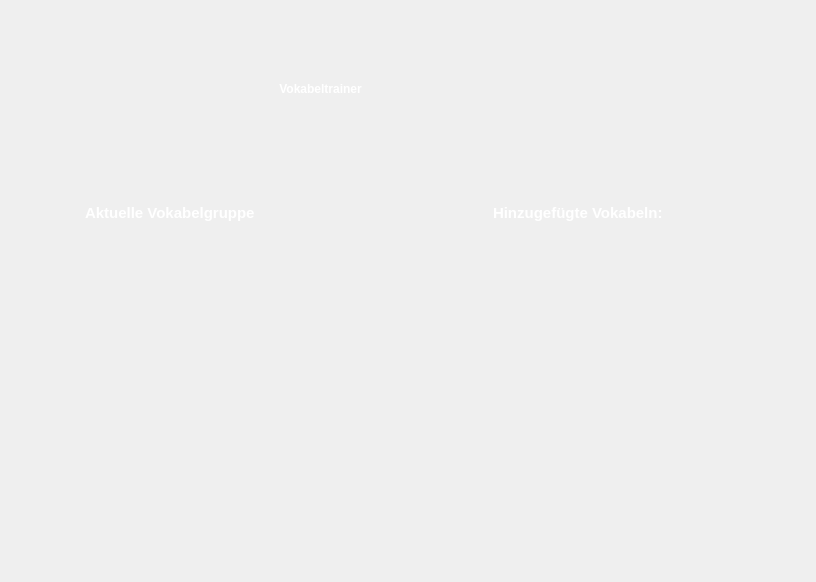
     <widget class="QWidget" name="begin_2">
      <property name="maximumSize">
       <size>
        <width>816</width>
        <height>582</height>
       </size>
      </property>
      <widget class="QWidget" name="workspace" native="true">
       <property name="geometry">
        <rect>
         <x>0</x>
         <y>-10</y>
         <width>814</width>
         <height>260</height>
        </rect>
       </property>
       <layout class="QVBoxLayout" name="verticalLayout_2">
        <item>
         <widget class="QWidget" name="placerTitle" native="true">
          <property name="styleSheet">
           <string notr="true">min-height: 180px;
max-height: 180px;</string>
          </property>
          <layout class="QHBoxLayout" name="horizontalLayout_2">
           <item>
            <widget class="QWidget" name="ph2" native="true"/>
           </item>
           <item>
            <widget class="QLabel" name="voctitle">
             <property name="styleSheet">
              <string notr="true">#voctitle{
color: white;
font: 100px &quot;MS Shell Dlg 2&quot;;
font: bold;
text-align:center;
}</string>
             </property>
             <property name="text">
              <string> Vokabeltrainer </string>
             </property>
            </widget>
           </item>
           <item>
            <widget class="QWidget" name="ph3" native="true"/>
           </item>
          </layout>
         </widget>
        </item>
        <item>
         <widget class="QWidget" name="text" native="true">
          <property name="styleSheet">
           <string notr="true"/>
          </property>
          <layout class="QVBoxLayout" name="verticalLayout_4">
           <item>
            <widget class="QWidget" name="actual" native="true">
             <property name="styleSheet">
              <string notr="true"/>
             </property>
             <layout class="QHBoxLayout" name="horizontalLayout_5">
              <item>
               <widget class="QWidget" name="ph6" native="true"/>
              </item>
              <item>
               <widget class="QLabel" name="textGroupforsum">
                <property name="styleSheet">
                 <string notr="true">max-width: 170px;
min-width: 170px;
color: white;
font: 15px;
font-weight: bold;</string>
                </property>
                <property name="text">
                 <string>Aktuelle Vokabelgruppe:</string>
                </property>
               </widget>
              </item>
              <item>
               <widget class="QLabel" name="groupforsum">
                <property name="styleSheet">
                 <string notr="true">color: white;
font: 15px;
font-weight: bold;
max-width: 200px;
min-width: 200px;</string>
                </property>
                <property name="text">
                 <string/>
                </property>
               </widget>
              </item>
              <item>
               <widget class="QWidget" name="ph8" native="true">
                <property name="styleSheet">
                 <string notr="true">max-width: 20px;
min-width: 20px;</string>
                </property>
               </widget>
              </item>
              <item>
               <widget class="QLabel" name="textSum">
                <property name="styleSheet">
                 <string notr="true">max-width: 170px;
min-width: 170px;
color: white;
font: 15px;
font-weight: bold;</string>
                </property>
                <property name="text">
                 <string>Hinzugefügte Vokabeln: </string>
                </property>
               </widget>
              </item>
              <item>
               <widget class="QLabel" name="sum">
                <property name="styleSheet">
                 <string notr="true">color: white;
font: 15px;
font-weight: bold;</string>
                </property>
                <property name="text">
                 <string/>
                </property>
               </widget>
              </item>
              <item>
               <widget class="QWidget" name="ph7" native="true"/>
              </item>
             </layout>
            </widget>
           </item>
          </layout>
         </widget>
        </item>
       </layout>
      </widget>
      <widget class="QWidget" name="download" native="true">
       <property name="geometry">
        <rect>
         <x>0</x>
         <y>250</y>
         <width>821</width>
         <height>331</height>
        </rect>
       </property>
      </widget>
     </widget>
